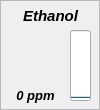
  <widget class="QFrame" name="frame_13">
   <property name="geometry">
    <rect>
     <x>340</x>
     <y>370</y>
     <width>100</width>
     <height>110</height>
    </rect>
   </property>
   <property name="minimumSize">
    <size>
     <width>100</width>
     <height>110</height>
    </size>
   </property>
   <property name="maximumSize">
    <size>
     <width>100</width>
     <height>110</height>
    </size>
   </property>
   <property name="toolTip">
    <string>&lt;html&gt;
&lt;head/&gt;
&lt;body&gt;
&lt;p&gt;
&lt;span style=&quot; font-weight:600; font-style:italic;&quot;&gt;(MQ-3) Ethanol&lt;/span&gt;
&lt;/p&gt;

&lt;p&gt;
&lt;span style=&quot; font-size:12pt;&quot;&gt;- Alcohol&lt;/span&gt;&lt;br/&gt;
&lt;span style=&quot; font-size:12pt;&quot;&gt;- Ethanol&lt;/span&gt;&lt;br/&gt;
&lt;span style=&quot; font-size:12pt;&quot;&gt;- Smoke&lt;/span&gt;
&lt;/p&gt;
&lt;/body&gt;
&lt;/html&gt;</string>
   </property>
   <property name="toolTipDuration">
    <number>4000</number>
   </property>
   <property name="frameShape">
    <enum>QFrame::StyledPanel</enum>
   </property>
   <property name="frameShadow">
    <enum>QFrame::Plain</enum>
   </property>
   <widget class="QLabel" name="label_14">
    <property name="geometry">
     <rect>
      <x>0</x>
      <y>0</y>
      <width>101</width>
      <height>31</height>
     </rect>
    </property>
    <property name="font">
     <font>
      <pointsize>11</pointsize>
      <weight>75</weight>
      <italic>true</italic>
      <bold>true</bold>
      <underline>false</underline>
     </font>
    </property>
    <property name="text">
     <string>Ethanol</string>
    </property>
    <property name="alignment">
     <set>Qt::AlignCenter</set>
    </property>
   </widget>
   <widget class="QLabel" name="label_ch16">
    <property name="geometry">
     <rect>
      <x>0</x>
      <y>80</y>
      <width>71</width>
      <height>31</height>
     </rect>
    </property>
    <property name="font">
     <font>
      <pointsize>10</pointsize>
      <weight>75</weight>
      <italic>true</italic>
      <bold>true</bold>
     </font>
    </property>
    <property name="text">
     <string>0 ppm</string>
    </property>
    <property name="alignment">
     <set>Qt::AlignCenter</set>
    </property>
   </widget>
   <widget class="QProgressBar" name="progressBar_ch16">
    <property name="geometry">
     <rect>
      <x>70</x>
      <y>30</y>
      <width>21</width>
      <height>71</height>
     </rect>
    </property>
    <property name="sizePolicy">
     <sizepolicy hsizetype="Fixed" vsizetype="Expanding">
      <horstretch>0</horstretch>
      <verstretch>0</verstretch>
     </sizepolicy>
    </property>
    <property name="maximum">
     <number>10</number>
    </property>
    <property name="value">
     <number>0</number>
    </property>
    <property name="alignment">
     <set>Qt::AlignCenter</set>
    </property>
    <property name="textVisible">
     <bool>false</bool>
    </property>
    <property name="orientation">
     <enum>Qt::Vertical</enum>
    </property>
    <property name="invertedAppearance">
     <bool>false</bool>
    </property>
    <property name="textDirection">
     <enum>QProgressBar::TopToBottom</enum>
    </property>
   </widget>
   <widget class="QLabel" name="icon_ch16">
    <property name="geometry">
     <rect>
      <x>10</x>
      <y>30</y>
      <width>51</width>
      <height>51</height>
     </rect>
    </property>
    <property name="text">
     <string/>
    </property>
    <property name="pixmap">
     <pixmap resource="resources.qrc">:/resources/img/resources/img/Ethanol.png</pixmap>
    </property>
    <property name="scaledContents">
     <bool>true</bool>
    </property>
   </widget>
  </widget>
